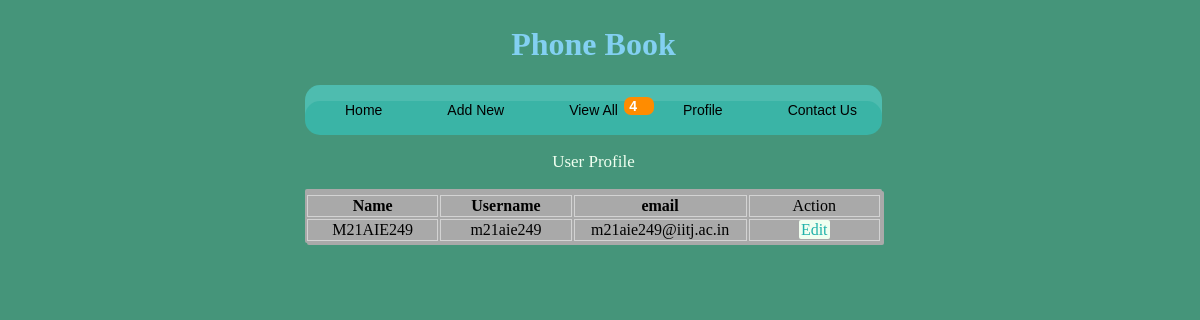
The page /viewProfile.php (signed in) on the database its author committed.
### tables this page shows
CREATE TABLE IF NOT EXISTS `userdetails` (
`contact_id` int(11) NOT NULL COMMENT 'Primary Key',
  `name` varchar(255) NOT NULL,
  `username` varchar(255) NOT NULL,
  `email` varchar(255) NOT NULL,
  `password` varchar(255) NOT NULL
);

### html/viewProfile.php (the view, shortened to what this page needs)
<html>
<head>
<link rel="stylesheet" href="style.css">
</head>
<body>
  <div id="main">
  <h1> Phone Book</h1>
  <?php  include_once 'menu-main.php';?>
    <p class="prof"> User Profile</p>
   <table class=" viewtabl" >
  <th>
  <tr>
  <td><strong>Name</strong></td>
  <td><strong>Username</strong></td>
  <td><strong>email</strong></td>
  <td>Action</td>
  </tr>
  </th>
  <?php
   require_once 'db.php';
   $query = "SELECT * FROM userdetails where contact_id= '".$_SESSION['contact_id']."'";
    $result = mysqli_query($dbcon,$query);
	 $row = @mysqli_fetch_assoc($result)?>
  <tr>
  <td> <?php echo $row["name"];?></td>
  <td><?php echo $row["username"];?></td>
  <td><?php echo $row["email"];?></td>
  <td>
 <a href="editProfile.php?editProfile=<?php echo $row["contact_id"]; ?> "id="edt">Edit</a>
  </td>
  </tr>
	 </table>
	   </div>
</body>
</html>

### html/style.css (style rules this page uses)
body { margin: 0px; padding: 0px; background: #45957a; }
div#main { position: absolute; left: 25%; padding: 5px; }
#main h1 { text-transform: capitalize; text-align: center; color: #83d0f2; }
p.prof { text-align: center; color: honeydew; font-size: 17px; }
table.viewtabl { width: 100%; background: darkgray; border-radius: 2px; box-shadow: 2px 2px darkgrey; }
.viewtabl td { border: 1px solid lightgray; width: 104px; text-align: center; }
table.viewtabl td.ev a#del, a#edt { background: honeydew; padding: 1px 2px; text-align: center; border-radius: 2px; text-decoration: none; margin: 2px 2px; color: lightseagreen; }

### rows shown on the page
userdetails: name "M21AIE249", username "m21aie249", email "m21aie249@iitj.ac.in"

### other values the page prints
$row "4"
